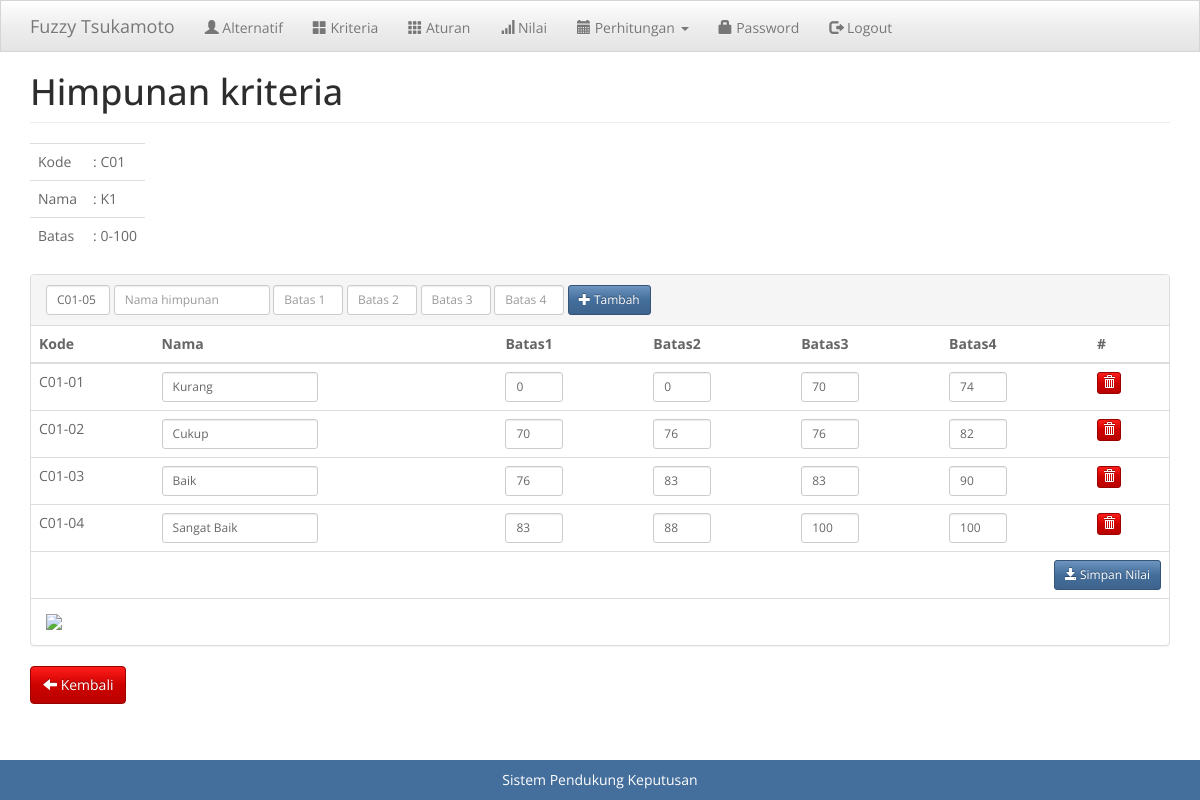
/index.php?m=kriteria_himpunan&ID=C01 (signed in), run on the app's committed database.
### tables this page shows
CREATE TABLE `tb_kriteria` (
  `kode_kriteria` varchar(16) NOT NULL,
  `nama_kriteria` varchar(255) DEFAULT NULL,
  `batas_bawah` double DEFAULT NULL,
  `batas_atas` double DEFAULT NULL,
  `dicari` tinyint(1) DEFAULT NULL
);

CREATE TABLE `tb_himpunan` (
  `kode_himpunan` varchar(16) NOT NULL,
  `kode_kriteria` varchar(16) DEFAULT NULL,
  `nama_himpunan` varchar(255) DEFAULT NULL,
  `n1` double DEFAULT NULL,
  `n2` double DEFAULT NULL,
  `n3` double DEFAULT NULL,
  `n4` double DEFAULT NULL
);

### config.php (called while the page is built)
<?php
$config["server"]='localhost';
$config["username"]='root';
$config["password"]='';
$config["database_name"]='tsukamoto';

### functions.php (called while the page is built, shortened)
<?php
include 'config.php';
include 'includes/db.php';
$db = new DB($config['server'], $config['username'], $config['password'], $config['database_name']);
include 'includes/general.php';

### includes/db.php (called while the page is built, shortened)
<?php
class DB
{
    var $conn = null;
    public function __construct($host, $username, $passwd, $dbname)
    {
        $this->conn = mysqli_connect($host, $username, $passwd, $dbname);
    }
    public function query($sql)
    {
        $query = mysqli_query($this->conn, $sql) or die('<pre>Error mysqli_query: ' . mysqli_error($this->conn) . '<br />' . $sql . '</pre>');
        return $query;
    }
    public function get_row($sql)
    {
        $query = $this->query($sql);
        return mysqli_fetch_object($query);
    }
    public function get_results($sql)
    {
        $query = $this->query($sql);
        $arr = array();
        while ($row = mysqli_fetch_object($query)) {
            $arr[] = $row;
        }
        return $arr;
    }
    public function get_var($sql)
    {
        $query = $this->query($sql);
        $row = mysqli_fetch_row($query);
        return $row[0];
    }
}

### includes/general.php (called while the page is built, shortened)
<?php
function set_value($key = null, $default = null)
{
    return $default;
}
function kode_oto($field, $table, $prefix, $length)
{
    global $db;
    $var = $db->get_var("SELECT $field FROM $table WHERE $field REGEXP '{$prefix}[0-9]{{$length}}' ORDER BY $field DESC");
    if ($var) {
        return $prefix . substr(str_repeat('0', $length) . (substr($var, -$length) + 1), -$length);
    } else {
        return $prefix . str_repeat('0', $length - 1) . 1;
    }
}

### kriteria_himpunan.php (the view, shortened to what this page needs)
<?php
    $row = $db->get_row("SELECT * FROM tb_kriteria WHERE kode_kriteria='$_GET[ID]'");
?>
<div class="page-header">
    <h1>Himpunan kriteria</h1>
</div>
<div class="row">
    <div class="col-sm-12">
        <table class="table aw">
            <tr>
                <td>Kode</td>
                <td>: <?=$row->kode_kriteria?></td>
            </tr>
            <tr>
                <td>Nama</td>
                <td>: <?=$row->nama_kriteria?></td>
            </tr>
            <tr>
                <td>Batas</td>
                <td>: <?=$row->batas_bawah?>-<?=$row->batas_atas?></td>
            </tr>
        </table>
        <div class="panel panel-default">
            <div class="panel-heading">
                <form method="post" class="form-inline">
                    <div class="form-group">
                        <input class="form-control input-sm aw" type="text" name="kode_himpunan" value="<?=kode_oto('kode_himpunan', 'tb_himpunan', $_GET['ID'] . '-', 2)?>" placeholder="Kode" size="5"/>
                    </div>
                    <div class="form-group">
                        <input class="form-control input-sm aw" type="text" name="nama_himpunan" value="<?=set_value('nama_himpunan')?>" placeholder="Nama himpunan"/>
                    </div>
                    <div class="form-group">
                        <input class="form-control input-sm aw" type="text" name="n1" value="<?=set_value('n1')?>" placeholder="Batas 1" size="6"/>
                    </div>
                    <div class="form-group">
                        <input class="form-control input-sm aw" type="text" name="n2" value="<?=set_value('n2')?>" placeholder="Batas 2" size="6"/>
                    </div>
                    <div class="form-group">
                        <input class="form-control input-sm aw" type="text" name="n3" value="<?=set_value('n3')?>" placeholder="Batas 3" size="6"/>
                    </div>
                    <div class="form-group">
                        <input class="form-control input-sm aw" type="text" name="n4" value="<?=set_value('n4')?>" placeholder="Batas 4" size="6"/>
                    </div>
                    <div class="form-group">
                        <button class="btn btn-sm btn-primary" name="tambah_himpunan" value="1"><span class="glyphicon glyphicon-plus"></span> Tambah</button>
                    </div>
                </form>
            </div>
            <form class="table-responsive" method="post">
                <table class="table">
                    <thead><tr>
                        <th>Kode</th>
                        <th>Nama</th>
                        <th>Batas1</th>
                        <th>Batas2</th>
                        <th>Batas3</th>
                        <th>Batas4</th>
                        <th>#</th>
                    </tr></thead>
                    <?php
                    $rows = $db->get_results("SELECT * FROM tb_himpunan WHERE kode_kriteria='$_GET[ID]' ORDER BY n1, n2, n3, n4");
                    foreach($rows as $row): ?>
                    <tr>
                        <td><?=$row->kode_himpunan?></td>
                        <td><input class="form-control input-sm aw" name="data[<?=$row->kode_himpunan?>][nama_himpunan]" value="<?=$row->nama_himpunan?>" /></td>
                        <td><input class="form-control input-sm aw" name="data[<?=$row->kode_himpunan?>][n1]" value="<?=$row->n1?>" size="4" /></td>
                        <td><input class="form-control input-sm aw" name="data[<?=$row->kode_himpunan?>][n2]" value="<?=$row->n2?>" size="4" /></td>
                        <td><input class="form-control input-sm aw" name="data[<?=$row->kode_himpunan?>][n3]" value="<?=$row->n3?>" size="4" /></td>
                        <td><input class="form-control input-sm aw" name="data[<?=$row->kode_himpunan?>][n4]" value="<?=$row->n4?>" size="4" /></td>
                        <td>
                            <a class="btn btn-xs btn-danger" href="aksi.php?m=himpunan_hapus&ID=<?=$row->kode_himpunan?>&kode_kriteria=<?=$row->kode_kriteria?>" onclick="return confirm('Hapus data?')"><span class="glyphicon glyphicon-trash"></span></a>
                        </td>
                    </tr>
                    <?php endforeach?>
                    <tfoot><tr>
                        <td colspan="7">
                            <button class="btn btn-sm btn-primary pull-right" name="simpan_himpunan" value="1"><span class="glyphicon glyphicon-save"></span> Simpan Nilai</button>
                        </td>
                    </tr></tfoot>
                </table>
            </form>
            <div class="panel-body">
                <img src="image.php?kode_kriteria=<?=$_GET['ID']?>" class="img-responsive"/>
            </div>
        </div>
        <div class="form-group">
            <a class="btn btn-danger" href="?m=kriteria"><span class="glyphicon glyphicon-arrow-left"></span> Kembali</a>
        </div>
    </div>
</div>

### assets/css/general.css (style rules this page uses)
html { position: relative; min-height: 100%; }
body { margin-bottom: 70px; }
.aw { width: auto !important; }
.page-header { margin-top: 0; padding-bottom: 0; }
.page-header h1 { margin-top: 0; }

### data on the page
tb_kriteria: kode_kriteria "C01", nama_kriteria "K1", batas_bawah "0", batas_atas "100"
tb_himpunan: kode_himpunan "C01-05", kode_himpunan "C01-04", nama_himpunan "Sangat Baik", n1 "83", n2 "88", n3 "100", n4 "100"
tb_himpunan: kode_himpunan "C01-01", nama_himpunan "Kurang", n1 "0", n2 "0", n3 "70", n4 "74"
tb_himpunan: kode_himpunan "C01-02", nama_himpunan "Cukup", n1 "70", n2 "76", n3 "76", n4 "82"
tb_himpunan: kode_himpunan "C01-03", nama_himpunan "Baik", n1 "76", n2 "83", n3 "83", n4 "90"
